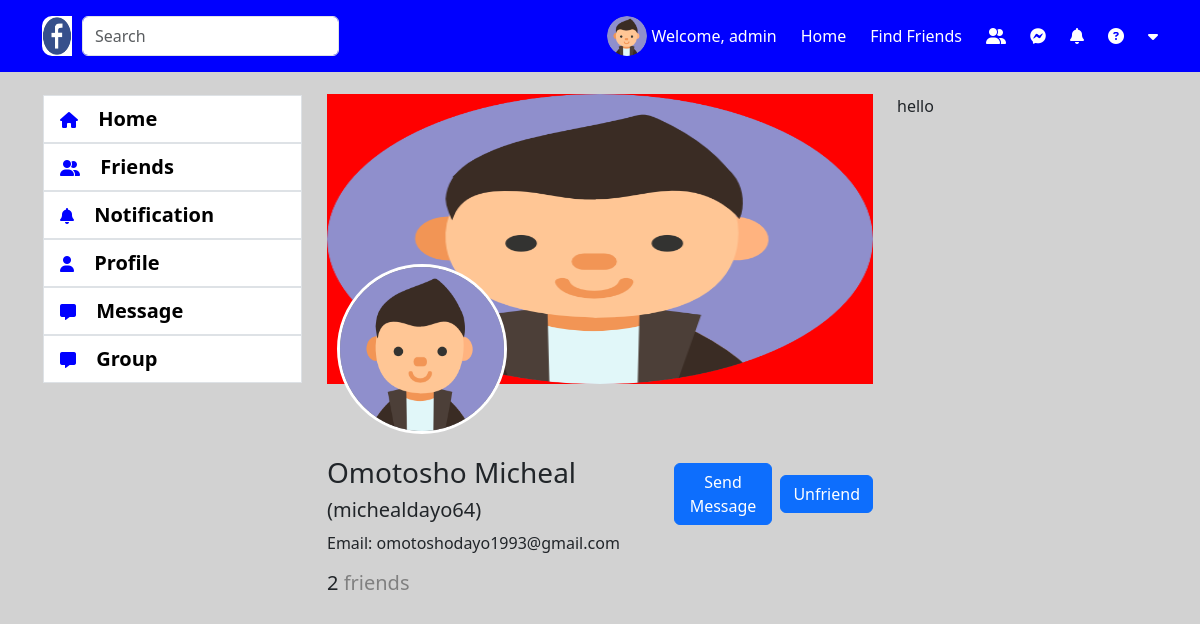
/friend/friend-detail/6/ (signed in), run on an earlier commit of the app's database.
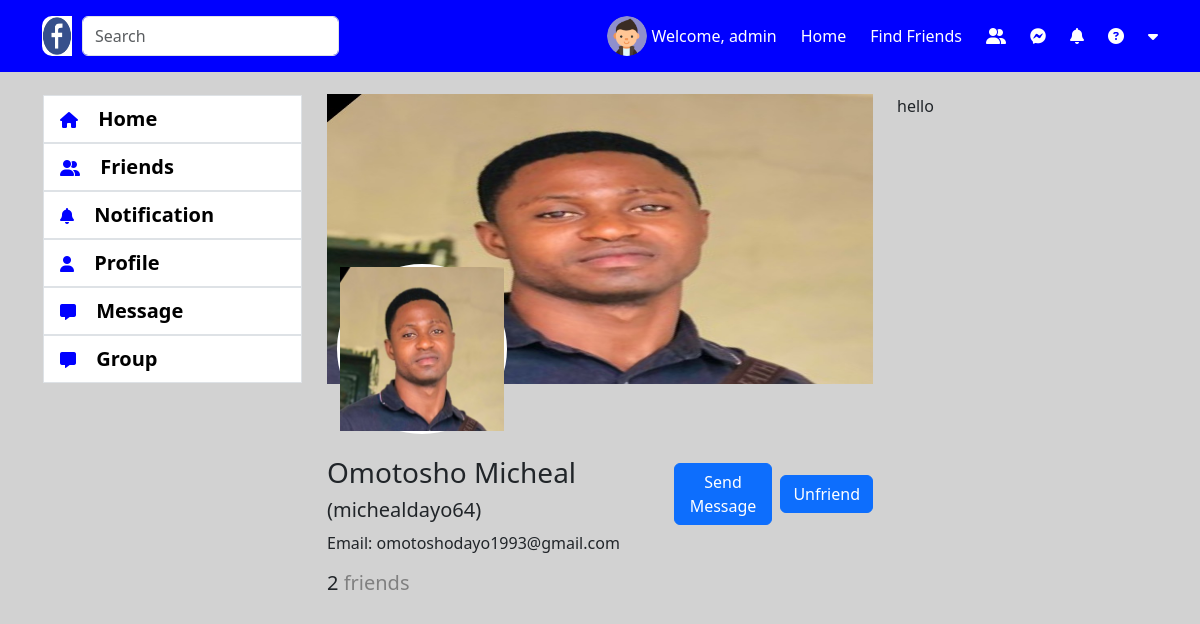
And on a later commit of the database.
### account/models.py (models this page shows, shortened)
class Accounts(AbstractBaseUser):
    email = models.EmailField(verbose_name="email", max_length=60, unique=True)
    username = models.CharField(max_length=30, unique=True)
    date_joined = models.DateTimeField(
        verbose_name='date joined', auto_now_add=True)
    last_login = models.DateTimeField(verbose_name='last login', auto_now=True)
    is_admin = models.BooleanField(default=False)
    is_active = models.BooleanField(default=True)
    is_staff = models.BooleanField(default=False)
    is_superuser = models.BooleanField(default=False)
    profile_image = models.ImageField(max_length=255, upload_to=get_profile_image_filepath,
                                      null=True, blank=True, default=get_default_profile_image)
    hide_email = models.BooleanField(default=True)
    USERNAME_FIELD = 'email'
    REQUIRED_FIELDS = ['username']
    objects = MyAccountManager()

### friend_app/views.py (the view)
# urls.py: path('friend-detail/<user_id>/', friend_detail, name="friend-detail")
def friend_detail(request, *args, **kwargs):
    user = request.user
    if user.is_authenticated:
        user_id = kwargs.get("user_id")
        account = get_object_or_404(Accounts, pk=user_id)
        friend_list = FriendsList.objects.get(user=account)
        friends = friend_list.friends.all()
        is_myfriend = friend_list.is_mutual_friend(user)
        request_sent = FriendRequestStatus.NO_REQUEST_SENT.value
        pending_friend_request_id = None
        if get_friend_request_or_false(sender=account, reciever=user) != False:
            request_sent = FriendRequestStatus.THEM_SENT_TO_YOU.value
            pending_friend_request_id = get_friend_request_or_false(
                sender=account, reciever=user
            ).id
        elif get_friend_request_or_false(sender=user, reciever=account) != False:
            request_sent = FriendRequestStatus.YOU_SENT_TO_THEM.value
        else:
            request_sent = FriendRequestStatus.NO_REQUEST_SENT.value
        context = {
            'account': account,
            'friends': friends,
            'is_myfriend': is_myfriend,
            'request_sent': request_sent,
            'pending_friend_request_id': pending_friend_request_id
        }
    return render(request, 'friend_app/friend_detail.html', context)

### friend_app/models.py (called while the page is built)
    def is_mutual_friend(self, friend):
        if friend in self.friends.all():
            return True
        return False

### friend_app/utils.py (called while the page is built)
def get_friend_request_or_false(sender, reciever):
    try:
        return FriendRequest.objects.get(sender = sender, reciever = reciever, is_active = True)
    except FriendRequest.DoesNotExist:
        return False

### friend_app/templates/friend_app/friend_detail.html (shortened to what this page needs)
{% extends 'base.html' %}
{% load static %}
{% block content %}
<br>
    <div class="row">
      <div class="col-3">
        {% include 'snippets/left-menu.html' %}
      </div>
      <div class="col-6">
        <div class="friend-main-image-containter">
            <img src="{{ account.profile_image.url }}" class="" alt="" srcset="">
            <div class="friend-image-container">
                <div>
                  {% if account.username == request.user.username %}
                    <img src="{{ account.profile_image.url }}" alt="" srcset="">
                    <div class="select-image-icon d-flex align-items-center">
                        <i class="fa-solid fa-camera" style="margin-left: 7px;"></i>
                    </div>
                    {% else %}
                    <img src="{{ account.profile_image.url }}" alt="" srcset="">
                    {% endif %}
                </div>
            </div>
        </div>
        <br>
        <br>
        <br>
        <div class="d-flex flex-row justify-content-between align-items-center">
          <h3>Omotosho Micheal<span style="font-size: 20px;"> ({{ account.username }})</span></h3>
          {% if is_myfriend %}
          <div class="d-flex flex-row justify-content-end align-items-center">
            <a class="btn btn-primary me-2" href="" onclick="createOrReturnPrivateChat('{{ account.id }}')">Send Message</a>
          <a class="btn btn-primary" href="{% url 'remove_friend' account.id %}">Unfriend</a>
          </div>
          {% endif %}
        </div>
        {% if account.hide_email %}
        <p>Email: {{ account.email }}</p>
        {% else %}
        <p>Email: **********</p>
        {% endif %}
        {% if friends|length == 0 or friends|length == 1 %}
            <h5>{{ friends|length }} <span style="color: gray;">friend</span></h5>
        {% else %}
            <h5>{{ friends|length }} <span style="color: gray;">friends</span></h5>
        {% endif %}
      </div>
    <div class="col-3">hello</div>
      </div>
{% endblock %}

What changed in the data, as far as the page shows it:
changed Accounts "michealdayo64": profile_image: a different picture
